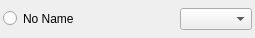
<?xml version="1.0" encoding="UTF-8"?>
<ui version="4.0">
 <class>SequenceListItem</class>
 <widget class="QWidget" name="SequenceListItem">
  <property name="geometry">
   <rect>
    <x>0</x>
    <y>0</y>
    <width>255</width>
    <height>36</height>
   </rect>
  </property>
  <property name="windowTitle">
   <string>Form</string>
  </property>
  <layout class="QHBoxLayout" name="horizontalLayout">
   <property name="leftMargin">
    <number>3</number>
   </property>
   <property name="topMargin">
    <number>8</number>
   </property>
   <property name="rightMargin">
    <number>3</number>
   </property>
   <property name="bottomMargin">
    <number>8</number>
   </property>
   <item>
    <widget class="QRadioButton" name="radioButton">
     <property name="text">
      <string/>
     </property>
    </widget>
   </item>
   <item>
    <widget class="QLabel" name="sequenceNameLabel">
     <property name="text">
      <string>No Name</string>
     </property>
    </widget>
   </item>
   <item>
    <spacer name="horizontalSpacer">
     <property name="orientation">
      <enum>Qt::Horizontal</enum>
     </property>
     <property name="sizeHint" stdset="0">
      <size>
       <width>0</width>
       <height>15</height>
      </size>
     </property>
    </spacer>
   </item>
   <item>
    <widget class="QComboBox" name="yuvSelectionBox"/>
   </item>
  </layout>
 </widget>
 <resources/>
 <connections/>
</ui>
